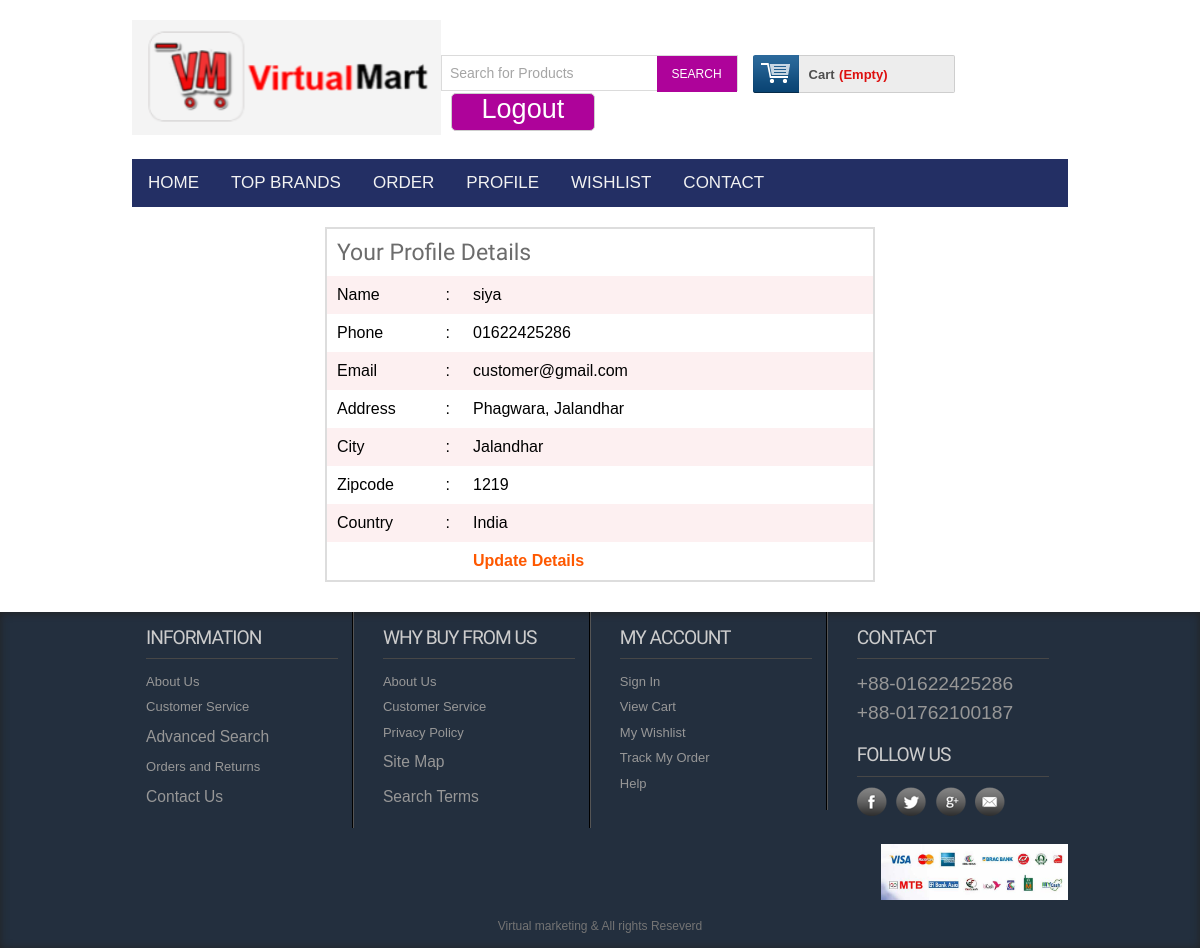
Page /profile.php (signed in) on the committed database.
### tables this page shows
CREATE TABLE `tbl_customer` (
  `id` int(11) NOT NULL,
  `name` varchar(255) NOT NULL,
  `address` text NOT NULL,
  `city` varchar(30) NOT NULL,
  `country` varchar(30) NOT NULL,
  `zip` varchar(30) NOT NULL,
  `phone` varchar(30) NOT NULL,
  `email` varchar(255) NOT NULL,
  `pass` varchar(32) NOT NULL
);

### classess/Customer.php (called while the page is built, shortened)
<?php
$filepath = realpath(dirname(__FILE__));
include_once ($filepath.'/../lib/Database.php');
?>
<?php
class Customer{
private $db;
	public function __construct()
	{
		$this->db = new Database();
	}
public function getCustomerData($id){
	$query = "SELECT * FROM tbl_customer WHERE id = '$id'";
		$result = $this->db->select($query);
		return $result;
}
}
?>

### lib/Database.php (called while the page is built, shortened)
<?php
Class Database{
 public $host   = DB_HOST;
 public $user   = DB_USER;
 public $pass   = DB_PASS;
 public $dbname = DB_NAME;
 public $link;
private function connectDB(){
 $this->link = new mysqli($this->host, $this->user, $this->pass,
  $this->dbname);
 }
public function select($query){
  $result = $this->link->query($query) or
   die($this->link->error.__LINE__);
  if($result->num_rows > 0){
    return $result;
  } else {
    return false;
  }
 }
}

### lib/Session.php (called while the page is built, shortened)
<?php
class Session{
 public static function get($key){
  if (isset($_SESSION[$key])) {
   return $_SESSION[$key];
  } else {
   return false;
  }
 }
}
?>

### profile.php (the view, shortened to what this page needs)
<?php include 'inc/header.php';?>
 <div class="main">
    <div class="content">
    	<div class="section group">
    		<?php
    		$id = Session::get("cmrId");
    		$getdata = $cmr->getCustomerData($id);
    		if ($getdata) {
    			while ($result = $getdata->fetch_assoc()) {
    		 ?>
				<table class="tblone">
					<tr>
						<td colspan="3"><h2>Your Profile Details</h2></td>
					</tr>
					<tr>
						<td width="20%">Name</td>
						<td width="5%">:</td>
						<td><?php echo $result['name'];?></td>
					</tr>
					<tr>
						<td>Phone</td>
						<td>:</td>
						<td><?php echo $result['phone'];?></td>
					</tr>
					<tr>
						<td>Email</td>
						<td>:</td>
						<td><?php echo $result['email'];?></td>
					</tr>
					<tr>
						<td>Address</td>
						<td>:</td>
						<td><?php echo $result['address'];?></td>
					</tr>
					<tr>
						<td>City</td>
						<td>:</td>
						<td><?php echo $result['city'];?></td>
					</tr>
					<tr>
						<td>Zipcode</td>
						<td>:</td>
						<td><?php echo $result['zip'];?></td>
					</tr>
					<tr>
						<td>Country</td>
						<td>:</td>
						<td><?php echo $result['country'];?></td>
					</tr>
					<tr>
						<td></td>
						<td></td>
						<td><a href="editprofile.php">Update Details</a></td>
					</tr>
				</table>
			<?php }} ?>
 		</div>
 	</div>
	</div>
  <?php include 'inc/footer.php';?>

### css/newstyle.css (style rules this page uses)
html,body,div,span,applet,object,iframe,h1,h2,h3,h4,h5,h6,p,blockquote,pre,a,abbr,acronym,address,big,cite,code,del,dfn,em,img,ins,kbd,q,s,samp,small,strike,strong,sub,sup,tt,var,b,u,i,dl,dt,dd,ol,nav ul,nav li,fieldset,form,label,legend,table,caption,tbody,tfoot,thead,tr,th,td,article,aside,canvas,details,embed,figure,figcaption,footer,header,hgroup,menu,nav,output,ruby,section,summary,time,mark,audio,video { margin:0;padding:0;border:0;font-size:100%;font:inherit;vertical-align:baseline; }
table { border-collapse:collapse;border-spacing:0; }
a { text-decoration:none; }
body { font-family:Arial, Helvetica, sans-serif; background:url(../images/background4.jpg); background-size:cover; }
.section { clear: both; padding: 0px; margin: 0px; }
.group:before, .group:after { content:""; display:table; }
.group:after { clear:both; }
.group { zoom:1; }
.content { padding:20px 0; background:#FFF; }
.content h2 { font-size:23px; color:#6C6C6C; font-family: 'Monda', sans-serif; }
.tblone { border: 1px solid #fff; margin-bottom: 12px; width: 100%; }
.tblone td { padding:10px;text-align:center; }
table.tblone tr:nth-child(2n+1) { background:#fff;height:30px; }
table.tblone tr:nth-child(2n) { background:#fdf0f1;height:30px; }
table.tblone a { color: #fe5800; font-weight: bold; text-decoration: none; }

### css/tougle.css (style rules this page uses)
body { margin: 0; font-family: Arial, Helvetica, sans-serif; }

### profile.php (style rules this page uses)
.tblone { width: 550px;margin: 0 auto;border: 2px solid #ddd;margin-bottom: 10px; }
.tblone tr td { text-align: justify; }

### rows in the picture
tbl_customer: name "siya", phone "01622425286", email "customer@gmail.com", address "Phagwara, Jalandhar", city "Jalandhar", zip "1219", country "India"
